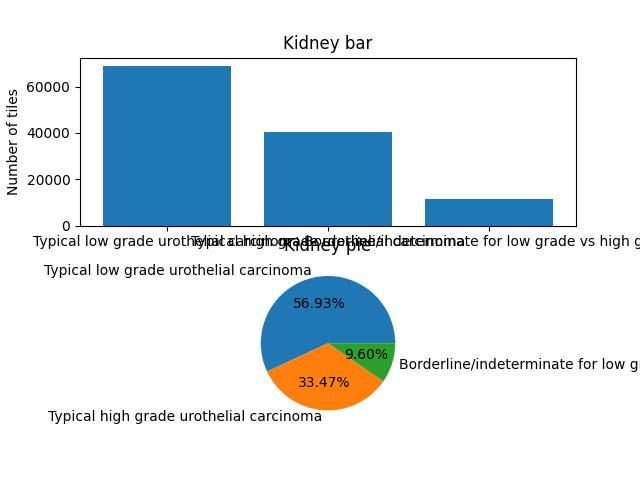

Write the Python code that produced this figure.
import csv
import json
import os
import math
import matplotlib.pyplot as plt

csv_dir = "/well/rittscher/shared/datasets/KiBla/data"
csv_path = os.path.join(csv_dir, "KIBLA_Bladder_B4_Clare_Annotations_2023_07_31_16_04.csv")
# csv_path = os.path.join(csv_dir, "Bladder/Annotations/Exported_Annotations_KIBLA_Bladder_B1.csv")
json_path = "output.json"
tile_size = 256

def count_annotated_tiles():
    data = {}
    with open(csv_path) as csvfile:
        csv_reader = csv.DictReader(csvfile)
        for i, row in enumerate(csv_reader):
            dict_ann = json.loads(row["Annotation"])
            layers = dict_ann["annotation"]["layers"]
            for layer in layers:
                name = layer["name"]
                items = layer["items"]
                num_tiles = 0.
                if len(items) > 0:
                    for item in items:
                        bbox_height = item["bounds"]["height"]
                        bbox_width = item["bounds"]["width"]
                        num_tiles += bbox_height * bbox_width / tile_size ** 2
                if i == 0:
                    data[name] = [num_tiles]
                else:
                    data[name].append(num_tiles)
        
    return data

def visualize_class(data):
    keys, values = [], []
    for k, v in data.items():
        keys.append(k)
        values.append(int(sum(v)))
    plt.figure()
    plt.subplot(211)
    plt.bar(keys, values)
    plt.ylabel('Number of tiles')
    plt.title('Kidney bar')
    plt.xticks()
    plt.subplot(212)
    plt.pie(values, labels=keys, autopct='%.2f%%')
    plt.title('Kidney pie')
    plt.savefig("annotation_analysis.jpg")
    return

def main():
    data = count_annotated_tiles()
    visualize_class(data)
    return

if __name__ == "__main__":
    main()